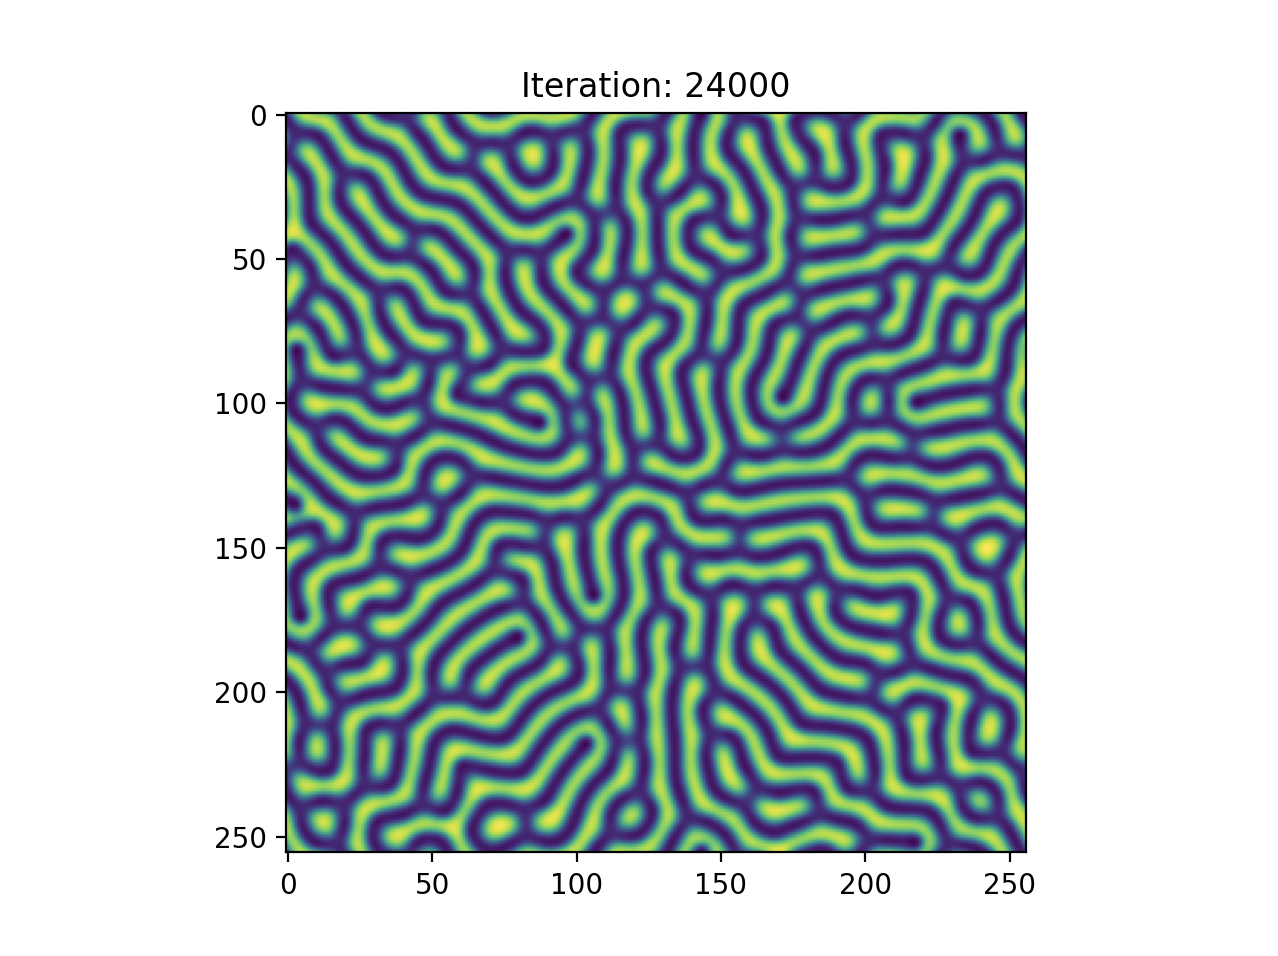

This figure's Python source:
import numpy as np
import matplotlib.pyplot as plt

N = 256 # Grid size
Du, Dv = 0.16, 0.08 # Diffusion constants
F, k = 0.06, 0.062 # Feed and kill constants
dt = 1 # Time interval
iterations = 25000 # Number of iterations

u = np.ones((N, N)); v = np.zeros((N, N))
r = 20; c = N//2
# Set a square at the center of the grid be u = 0.5 and v = 0.25 and further perturb this square with random fluctuations
u[c-r:c+r, c-r:c+r] = 0.50*np.ones((2*r,2*r)) + 0.25*np.random.rand(2*r,2*r)
v[c-r:c+r, c-r:c+r] = 0.25*np.ones((2*r,2*r)) + 0.25*np.random.rand(2*r,2*r)

def laplacian(Z):
    """
    Calculates the Laplacian operator using a finite difference approximation
    """
    return np.roll(Z,1,0) + np.roll(Z,-1,0) + np.roll(Z,1,1) + np.roll(Z,-1,1)-4*Z

for n in range(iterations):
    uvv = u*(v**2)
    # Update u and v according to the Gray-Scott equations
    u += (Du*laplacian(u) - uvv + F*(1-u))*dt
    v += (Dv*laplacian(v) + uvv - (F+k)*v)*dt

    # Update plot every 1000 iterations
    if n % 1000 == 0:
        plt.imshow(u)
        plt.title(f"Iteration: {n}")
        plt.pause(0.01)

plt.show()
